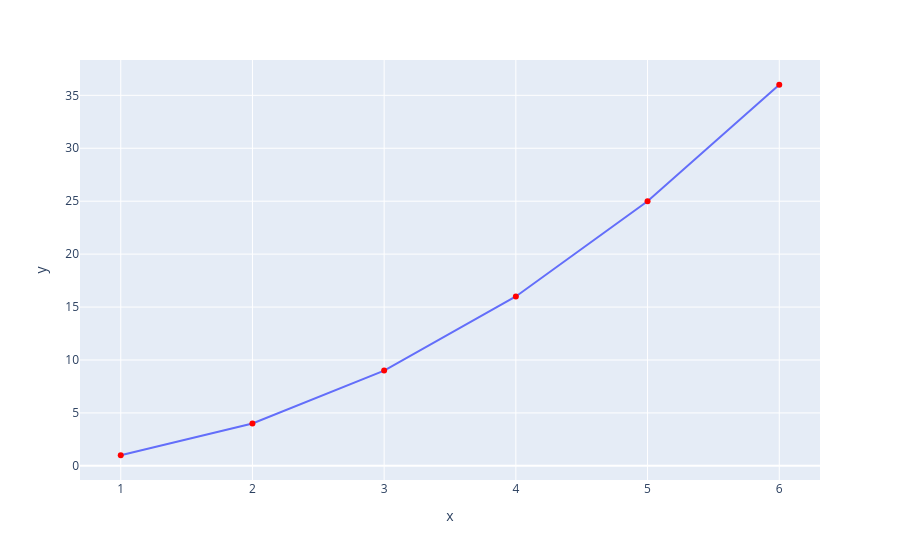

Source (notebook cell):
### Code cell
line.add_trace(scatter.data[0])
line.show(width=200, height=400)

### Figure 1 — Plotly figure (JSON) as saved in the notebook; plotly's stock layout.template omitted (floating-point values rounded to 4 significant figures)
{"data": [{"hovertemplate": "x=%{x}<br>y=%{y}<extra></extra>", "legendgroup": "", "line": {"color": "#636efa", "dash": "solid"}, "marker": {"symbol": "circle"}, "mode": "lines", "name": "", "orientation": "v", "showlegend": false, "type": "scatter", "x": [1, 2, 3, 4, 5, 6], "xaxis": "x", "y": [1, 4, 9, 16, 25, 36], "yaxis": "y"}, {"hovertemplate": "x=%{x}<br>y=%{y}<extra></extra>", "legendgroup": "", "marker": {"color": "red", "symbol": "circle"}, "mode": "markers", "name": "", "orientation": "v", "showlegend": false, "type": "scatter", "x": [1, 2, 3, 4, 5, 6], "xaxis": "x", "y": [1, 4, 9, 16, 25, 36], "yaxis": "y"}], "layout": {"autosize": true, "legend": {"tracegroupgap": 0}, "margin": {"t": 60}, "xaxis": {"anchor": "y", "autorange": true, "domain": [0, 1], "range": [0.6999, 6.3], "title": {"text": "x"}, "type": "linear"}, "yaxis": {"anchor": "x", "autorange": true, "domain": [0, 1], "range": [-1.71, 38.71], "title": {"text": "y"}, "type": "linear"}}}
